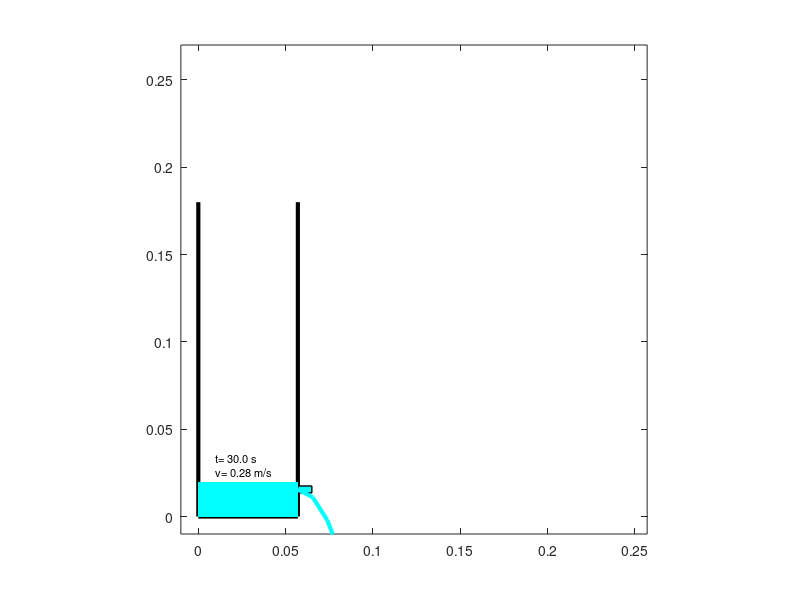
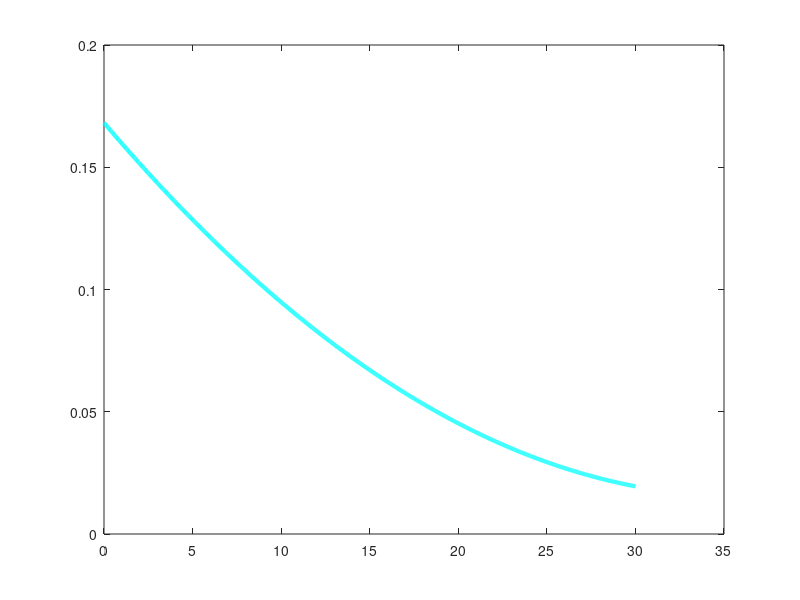

MATLAB code for these plots, in order: (Note: this script raises an error after producing the figures.)
clear all
close all
clc

%parametros fisicos
g = 9.81;
hBo = 0.18; %altura del agua [m]
dBo = 0.057;
hOr = 0.0135;
dOr = 0.004;
hAg = 0.1681868187156673;

%botella
Abo = pi * (dBo/2)^2;
botellaX = [0,0,dBo,dBo];
botellaY = [hBo,0,0,hBo];
botella = plot(botellaX, botellaY);
set(botella, "color", "black", "linewidth", 3)
axis equal
axis([-0.01,dBo+0.2, -0.01, 1.5*hBo])
hold on

%agua
V = Abo*hAg;
agua = rectangle("Position",[0,0, dBo, hAg]);
set(agua, "facecolor", "#00FFFF", "edgecolor", "none")

%orificio
Aor = pi * (dOr/2)^2;
orificio = rectangle("Position", [dBo, hOr,2*dOr, dOr]);
set(orificio, "edgecolor", "black", "FaceColor",'#00FFFF', "LineWidth", 1 )

%parametros temporales
ti = 0;
tf = 30;
N=1000;
dt = (tf-ti)/N;

%condiciones inicales
t(1)=ti;
h(1)=hAg;

chorro = plot(0,0);

%Letreros
vTorri = sqrt(2*g*(h(1)-hOr-dOr/2));
texts = sprintf("t= %.1f s\nv= %.2f m/s", t(1),vTorri);
letrero_tiempo = text(0.01,h(1)+0.01,texts);


%nucleo del programa
for n=1:N
    delete(chorro)
    delete(agua)
    delete(letrero_tiempo)
    t(n+1)=t(n)+dt;
    vTorri = sqrt(2*g*(h(n)-hOr-dOr/2));
    G = Aor*vTorri*dt; %Gasto: volumen de agua que sale en dt
    V=V-G;
    h(n+1)=V/Abo;
    agua = rectangle("Position",[0,0, dBo, h(n+1)]);
    set(agua, "facecolor", "#00FFFF", "edgecolor", "none")
    chorroX=dBo+vTorri*t;
    chorroY = hOr+dOr/2 -g/2*t.^2;
    chorro = plot(chorroX, chorroY);
    set(chorro, "linewidth", 3, "color", "#00FFFF")
    if h(n+1) < (hOr+dOr)
        break
    end
    texts = sprintf("t= %.1f s\nv= %.2f m/s", t(n+1),vTorri);
    letrero_tiempo = text(0.01,h(n+1)+0.01,texts);
    set(letrero_tiempo, "fontsize", 8)
    pause(0.01)
end


figure(2)
plot(t,h, "LineWidth",3, "Color","#00FFFF")
hold on


datos = readmatrix("mass_B.txt");
tDat = datos(:,1)- 5.041366666666667;
yDat = datos(:,2);
plot(tDat, yDat);
